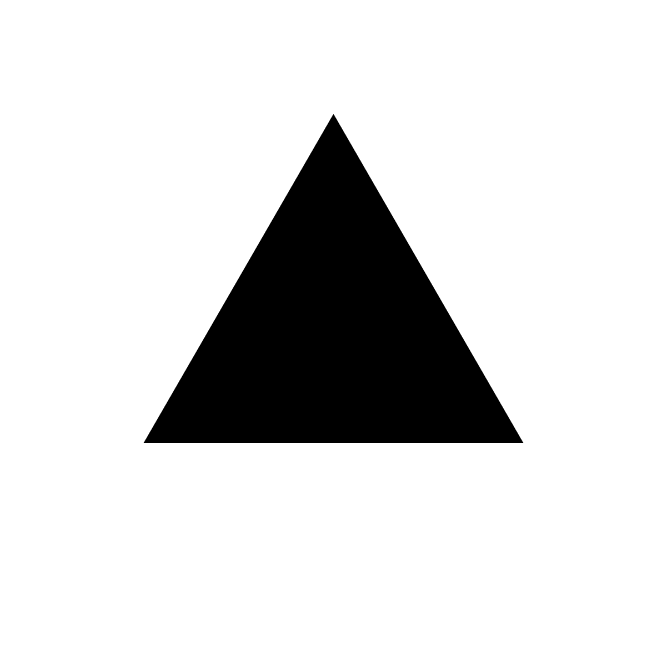
%> input picture pics/triangle.bmp, 2000 x 2000 px (shown at 1/3 size)
$ octave measurements.m   (GNU Octave 9; MATLAB toolbox functions it lacks are replaced by stand-ins)
%> lines starting %> are read from the running program, lines starting %| are printed output that depends on the picture; in (x1, y1, x2, y2) boxes, pixels count from 0 and x2, y2 are one past the last pixel; in counts of white or black regions, pixels touching at a corner belong together; the program's own positions count from 1
### convex_hull_set.m
% Author: Renzo Caballero
% KAUST: King Abdullah University of Science and Technology
% email: renzo.caballerorosas@kaust.edu.sa caballerorenzo@hotmail.com
% Website: renzocaballero.org, https://github.com/RenzoCab
% August 2021; Last revision: 23/08/2021

function [set_x, set_y, len, I] = convex_hull_set(picname)
%> called with picname = 'pics/triangle.bmp'

    I = imread(picname);
%> I: size 2000x2000 logical; 85.9% white; 1 black region, box (x1, y1, x2, y2) and area: (431, 342, 1570, 1329) 562589
    I = (I == false);
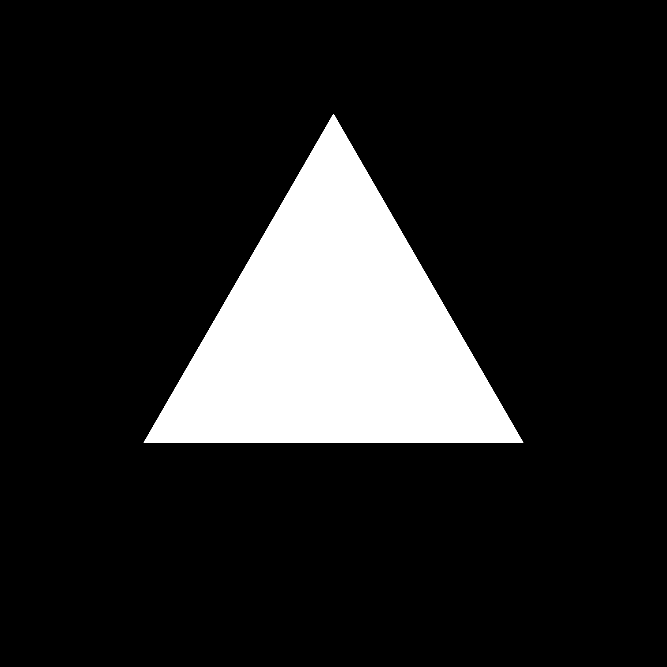
%> I: size 2000x2000 logical (shown at 1/3 size); 14.1% white; 1 white region, box (x1, y1, x2, y2) and area: (431, 342, 1570, 1329) 562589
    I = int8(I);

    if length(I(:,1)) ~= length(I(1,:))
        error(['Image ',picname,' is not square!']);
    end

    boundaries = bwboundaries(I);
%> boundaries = 1 boundary; box (x1, y1, x2, y2) and points: (431, 342, 1570, 1329) 3111
    x          = boundaries{1}(:,2);
%> x = 3111 values, max 1570 at index 1973, min 432 at index 1, mean 1000.8
    y          = boundaries{1}(:,1);
%> y = 3111 values, max 1329 at index 1, min 343 at index 987, mean 1016.5
%> the run ends on the next line
    indexes    = convhull(x, y, 'Simplify', true);

    set_x = x(indexes)-floor(length(I(:,1))/2);
    set_y = floor(length(I(:,1))/2)-y(indexes);
    len   = length(I(:,1));

end

### create_dudw.m
% Author: Renzo Caballero
% KAUST: King Abdullah University of Science and Technology
% email: renzo.caballerorosas@kaust.edu.sa caballerorenzo@hotmail.com
% Website: renzocaballero.org, https://github.com/RenzoCab
% August 2021; Last revision: 23/08/2021

function [deriv_norm] = create_dudw(figure_name, Nw, dudw_norm)

    [set_x, set_y, len, ~] = convex_hull_set(figure_name);

    box_dim = 10; % mm
    normf   = floor(len/2);
    set_x   = set_x / normf;
    set_y   = set_y / normf;

    % Structure dimensions:

    r     = 480; % mm
    d     = 16; % mm
    r3    = sqrt(r^2+(d/2)^2); % mm
    alpha = atan((d/2)/r); % rad

    %% Gear dimensions:

    set_x = box_dim * set_x;
    set_y = box_dim * set_y;

    for i = 1:length(set_x)-1

        point1  = [set_x(i),set_y(i)]; % Position (x,y) of P1.
        point2  = [set_x(i+1),set_y(i+1)]; % Position (x,y) of P2.
        r1      = norm(point1);
        [ang,~] = cart2pol(set_x(i), set_y(i)); % Angle of r1.
        r2      = norm(point2);
        a       = norm(point1-point2); % Value of "a" normalized.
        gamma   = acos((r1^2+r2^2-a^2)/(2*r1*r2)); % rad
        psi     = acos((r1^2+a^2-r2^2)/(2*r1*a)); % rad
        omega   = pi - psi - gamma;

        if i == 1
            [angle_ini_t1_r2,~] = cart2pol(set_x(i+1),set_y(i+1));
        end

        gear.tri(i).point1 = point1;
        gear.tri(i).r1     = r1;
        gear.tri(i).point2 = point2;
        gear.tri(i).r2     = r2;
        gear.tri(i).a      = a;
        gear.tri(i).gamma  = gamma;
        gear.tri(i).psi    = psi;
        gear.tri(i).omega  = omega;
        gear.tri(i).ang    = ang;

    end

    %% Gear - System initial interaction:

    % figure;
    % hold on;

    for i = 1:length(set_x)-1

        r1  = gear.tri(i).r1;
        psi = gear.tri(i).psi;

        n = asin((r1/r3)*sin(pi-psi)); % Sin Theorem.
        m = pi - (pi-psi) - n;
        b = r1 * sin(m) / sin(n);

        gear.tri(i).n = n;
        gear.tri(i).m = m;
        gear.tri(i).b = b;

        if i == 2
            angle_start_t2_r1 = pi - alpha - m;
        end

    end

    if angle_start_t2_r1 >= angle_ini_t1_r2
        initial_w = 2*pi - (angle_start_t2_r1 - angle_ini_t1_r2);
    else
        initial_w = - (angle_start_t2_r1 - angle_ini_t1_r2);
    end

    %% Gear - System dynamics:

    dudw = @(r1,r3,m) (1/2) * (2*r1*r3*sin(m)) ./ sqrt(r1^2+r3^2-r1*r3*cos(m));

    % Now, we save all "displacements" of the kind Dw = gamma_1 + m_1 - m_2.
    % Remmeber the order is 2 > 1 > end > end-1 > end-2 > ...

    for i = 1:length(set_x)-1

        m1      = gear.tri(i).m;
        gamma_1 = gear.tri(i).gamma;

        if i == length(set_x)-1
            m2 = gear.tri(1).m;
        else
            m2 = gear.tri(i+1).m;
        end

        D_w(i) = m1 + gamma_1 - m2;

        % When i = 1, we have triangles 1 and 2, and we move from triangle 2 to
        % triangle 1. Then, we will start the du/dw plot from triangle 2.

    end

    D_w = [D_w(1) flip(D_w(2:end))];

    % Note: There is a very complex notation problem. When I enumerate the
    % triangles, I did it clockwise. However, when they rotate (assuming 6
    % triangles), we move like this: 1 -> 6, 6 -> 5, etc.

    % Since we always start from triangle 2, we move: 2, 1, end, end-1, ...

    acum_D_w = cumsum(D_w) + initial_w;
    w        = linspace(initial_w,2*pi+initial_w,Nw);
    deriv    = zeros(1,length(w));

    for i = 1:length(w)

        stage = 0;
        for j = 1:length(acum_D_w)
            if w(i) <= acum_D_w(j)
                stage = stage + 1;
            end
        end
        stage = length(acum_D_w) + 1 - stage;

        % Remmeber j = 1 means triangle 2, j = 2 means triangle 1.
        % The next coding represents this transformation:
        if stage == 1
            tr_use = 2;
            dm     = w(i)-initial_w;
        elseif stage == 2
            tr_use = 1;
            dm     = w(i) - acum_D_w(stage-1);
        else
            tr_use = length(acum_D_w) - stage + 3;
            dm     = w(i) - acum_D_w(stage-1);
        end

        triangle = gear.tri(tr_use);
        m        = triangle.m + dm;
        r1       = triangle.r1;

        deriv(i)         = dudw(r1,r3,m);
        deriv_norm(i)    = deriv(i)/dudw_norm;

    end

end

### measurements.m
close all;
clear all;
clc;

A = [1.173
    1.070
    1.069
    1.008
    0.997
    0.992
    1.088
    1.091
    1.152
    1.134
    1.093
    1.076
    1.096
    1.055
    1.040
    1.057
    1.080
    1.007
    0.992
    0.998
    1.073
    1.058
    1.055
    1.118
    1.075
    1.100
    0.970
    1.013
    1.041
    0.984
    1.025
    1.002
    1.022
    1.025
    1.043
    1.052
    1.095
    1.047
    1.032
    1.007
    1.043];

deriv_norm = create_dudw('pics/triangle.bmp', 1000, 6);
